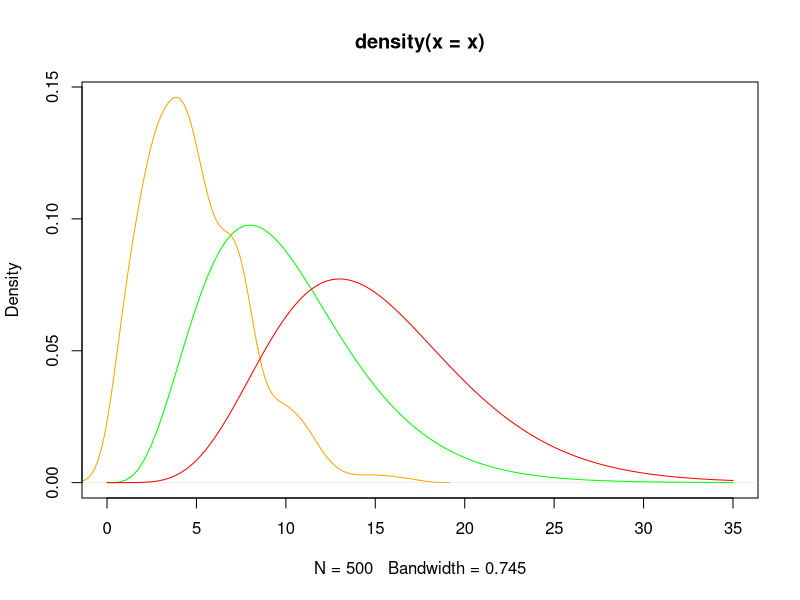
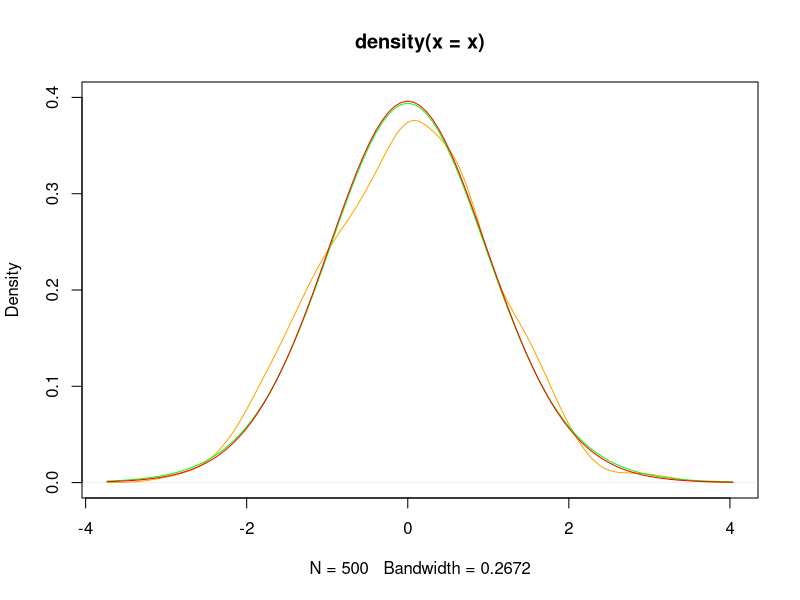
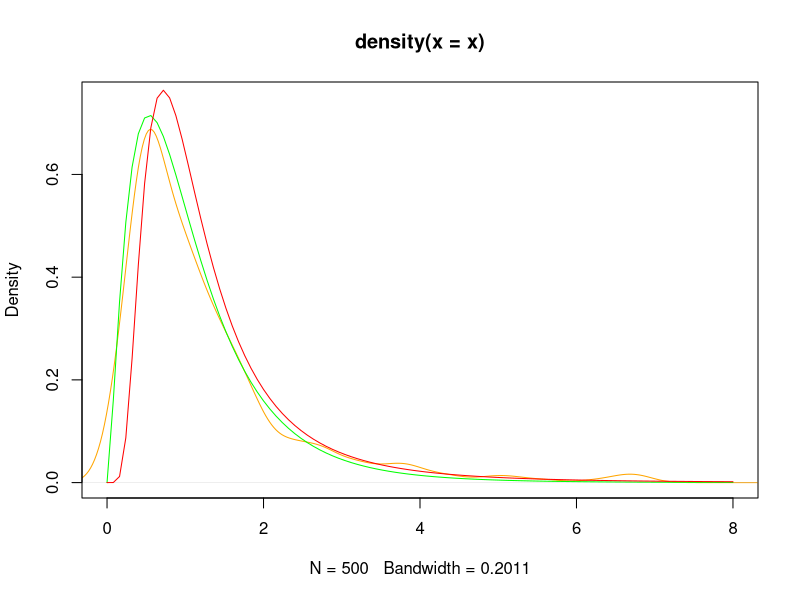
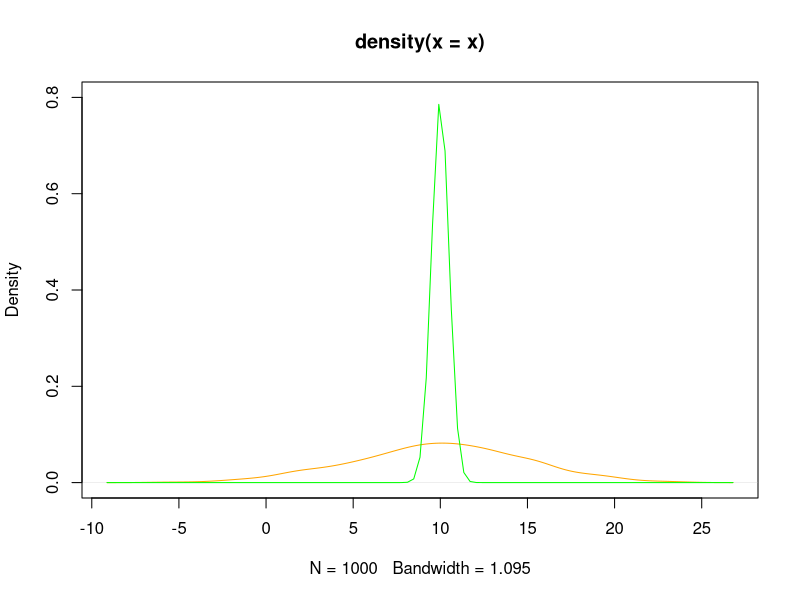

The R script that drew these images, in order:
# Chi-square distribution
set.seed(151)
x <- rchisq(500, 5)
#hist(x, prob=TRUE,xlim = c(0,40))
plot( density(x), col='orange',xlim = c(0,35))
curve( dchisq(x, df=10), col='green', add=TRUE)
curve( dchisq(x, df=15), col='red', add=TRUE )

# t distribution
set.seed(151)

x <- rt(500, 15)
#hist(x, prob=TRUE,ylim = c(0,0.45))
plot( density(x), col='orange',ylim = c(0,0.4))

curve(dt(x, 20), col = "green", add=TRUE)

curve(dt(x, 35), col = "red", add = TRUE)

# f distribution
set.seed(80)
x <- rf(500, 5, 7)
#hist(x, prob=TRUE)
plot( density(x), col='orange',xlim = c(0,8) ,ylim = c(0,0.75))
curve(df(x, 5, 17), col = "green", add=TRUE)
curve(df(x, 25, 7), col = "red", add = TRUE)

# Normal and Sampling distribution of mean
set.seed(151)
x <- rnorm(1000, 10, 5)
plot(density(x),col='orange',ylim = c(0,0.8))
curve(dnorm(x, 10, 5/sqrt(100)), col = "green", add=TRUE)
